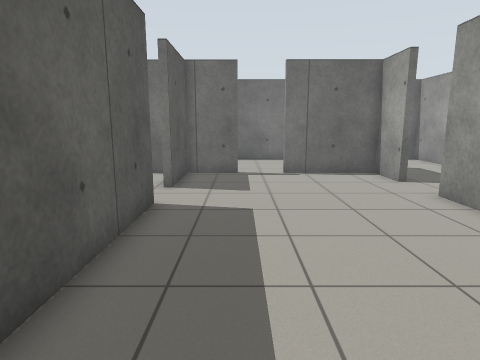
View 1 (above)

18 first-person views from a walk through a world built for the Gazebo simulator. The camera is 1.1 m above the floor, tilts 10° down and sees 75° across. The floor is counted in squares, 0.5 m on a side. Each view is taken from the middle of a square. On the plan, view 1 faces up. The plan holds only what a view shows up to about 18 squares ahead; the rest is blank.

View 2
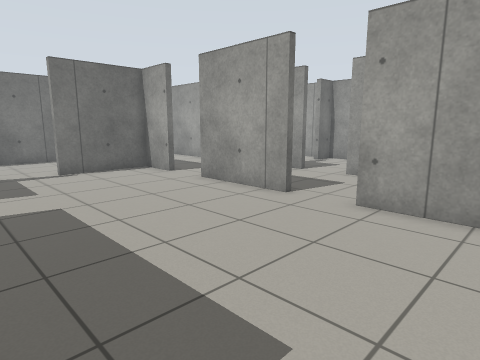

View 3
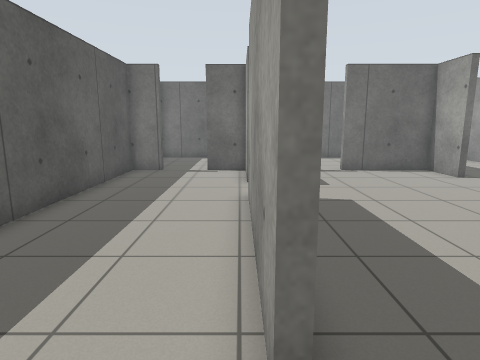

View 4
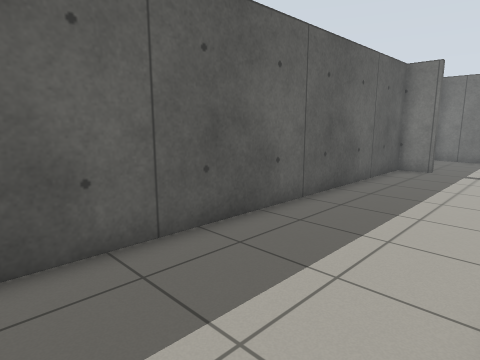

View 5
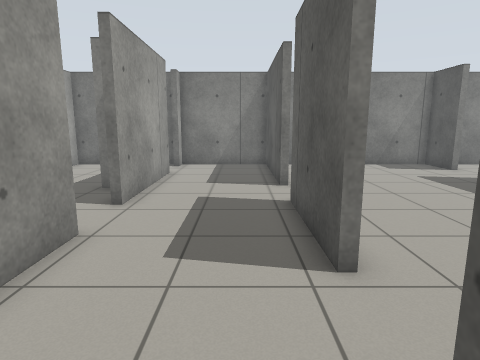

View 6
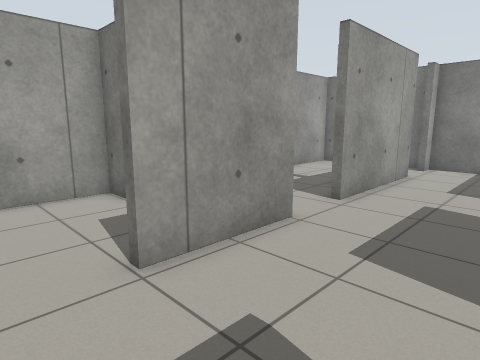

View 7
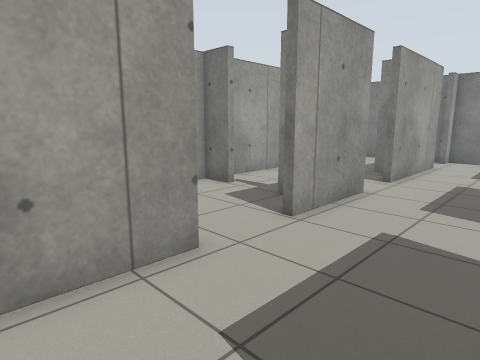

View 8
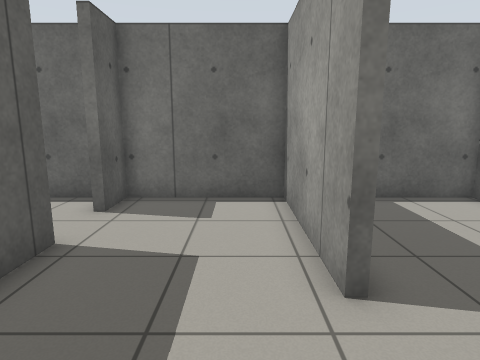

View 9
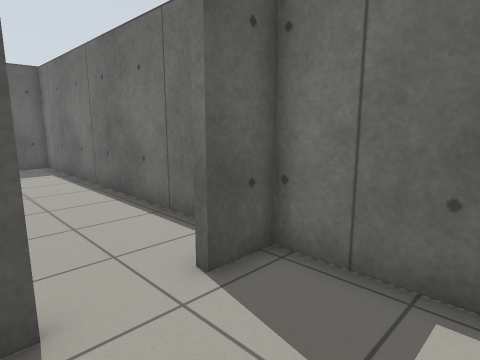

View 10
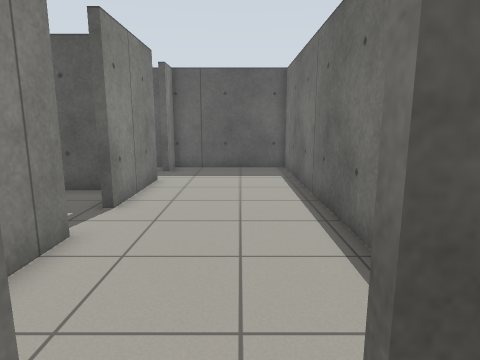

View 11
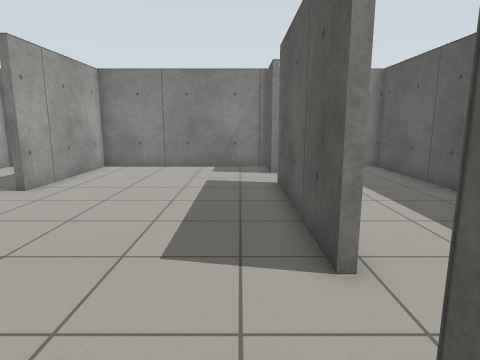

View 12
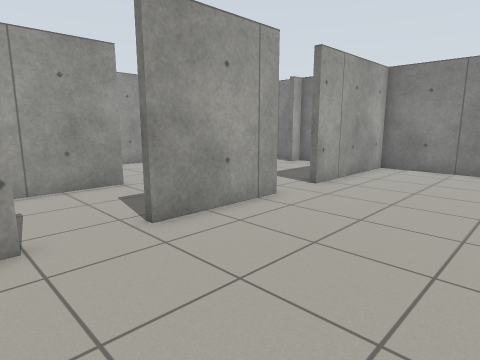

View 13
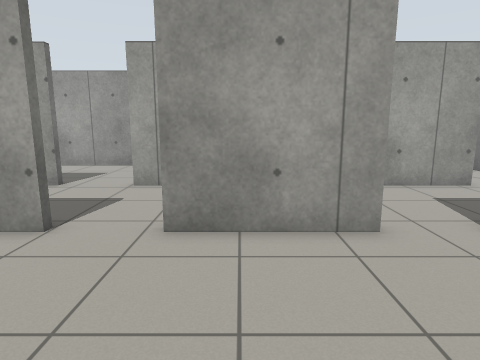

View 14
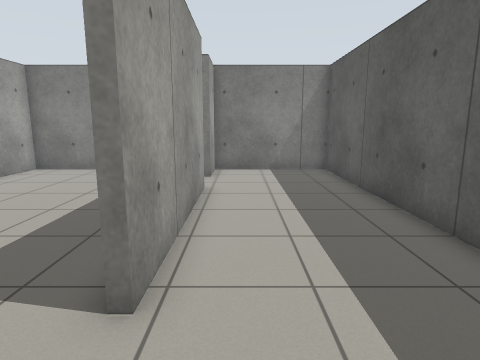

View 15
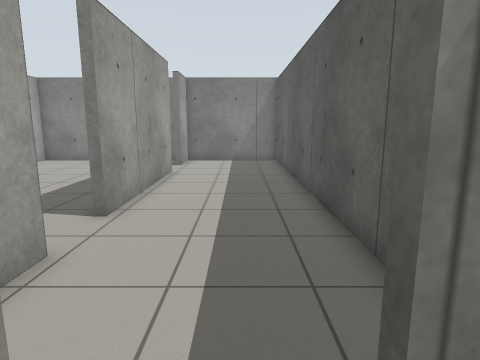

View 16
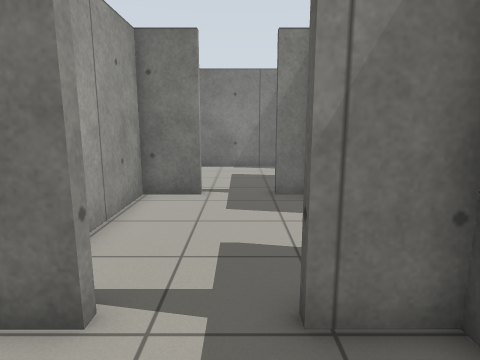

View 17
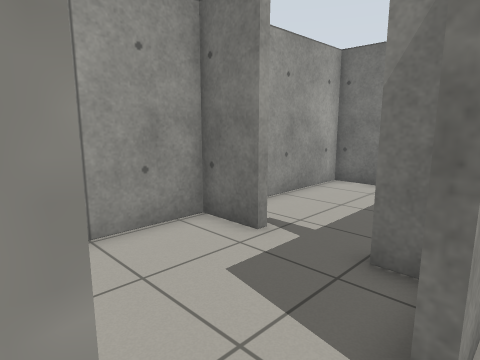

View 18
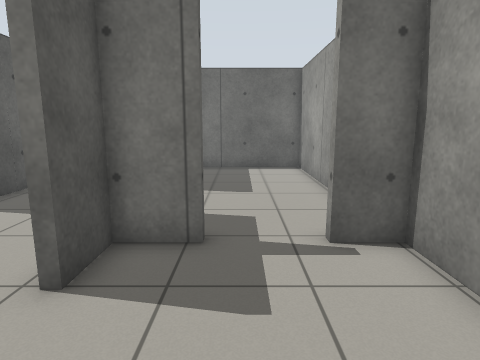

### Floor plan
Ten units are one square. View 1 is at (0, 0); x grows to the right and y downward. Boxes are objects, and circles mark ways between rooms. Rooms are numbered by the first view taken in them; rooms with no view inside come last. Other rooms are left out.
<svg viewBox="-88 -209 264 249">
<path fill="none" stroke="#000" d="M62 -51 62 -96 65 -96 65 -51 62 -51M113 -79 113 -120M-24 -87 -24 -11M113 6 113 -56M-1 -146 -1 -143 -24 -143 -24 -109M-24 13 -24 35 62 35 62 -27 65 -27 65 35 113 35 113 28M65 -166 65 -121 62 -121 62 -143 20 -143M117 -147 113 -147 113 -164M-27 -11 -27 -87M-27 -109 -27 -132M-67 -143 -83 -143 -83 35 -27 35 -27 13M-26 -143 -46 -143M113 -164 113 -204 65 -204 65 -188M20 -146 38 -146M-46 -146 -1 -146M55 -204 -83 -204 -83 -146 -67 -146M65 -188 61 -188M156 -99 171 -99 171 -204 120 -204M115 -99 134 -99M151 -32 171 -32 171 -96 156 -96M119 -32 129 -32M113 28 116 28M134 -96 116 -96 116 -79M116 35 171 35 171 -8"/>
<circle cx="-20" cy="-95" r="3" fill="#2a7"/>
<circle cx="-20" cy="5" r="3" fill="#2a7"/>
<circle cx="90" cy="-155" r="3" fill="#2a7"/>
<circle cx="10" cy="-140" r="3" fill="#2a7"/>
<circle cx="120" cy="-130" r="3" fill="#2a7"/>
<circle cx="120" cy="-65" r="3" fill="#2a7"/>
<circle cx="120" cy="15" r="3" fill="#2a7"/>
<circle cx="-55" cy="-140" r="3" fill="#2a7"/>
<circle cx="60" cy="-175" r="3" fill="#2a7"/>
<circle cx="145" cy="-100" r="3" fill="#2a7"/>
<text x="50" y="-60">1</text>
<text x="-50" y="-50">2</text>
<text x="90" y="-190">3</text>
<text x="-10" y="-180">4</text>
<text x="140" y="-160">5</text>
<text x="140" y="-30">6</text>
</svg>
Room 1 opens to room 2. Room 1 opens to room 3. Room 1 opens to room 4. Room 1 opens to room 5. Room 1 opens to room 6. Room 2 opens to room 4. Room 3 opens to room 4. Room 5 opens to room 6.

Where each view was taken, in squares from view 1:
view 1: 0 up, 0 right, facing up
view 2: 1 down, 2 left, facing up-right
view 3: 1 down, 3 left, facing up
view 4: 2 down, 3 left, facing up-left
view 5: 14 up, 8 right, facing down
view 6: 14 up, 7 right, facing down-right
view 7: 18 up, 7 right, facing down-right
view 8: 11 up, 10 right, facing up
view 9: 16 up, 10 right, facing up-left
view 10: 18 up, 8 right, facing left
view 11: 13 up, 1 left, facing down
view 12: 13 up, 0 right, facing down-right
view 13: 8 up, 0 right, facing right
view 14: 12 up, 4 left, facing down
view 15: 16 up, 6 left, facing down
view 16: 13 up, 14 right, facing down
view 17: 8 up, 11 right, facing down-right
view 18: 4 up, 14 right, facing up
